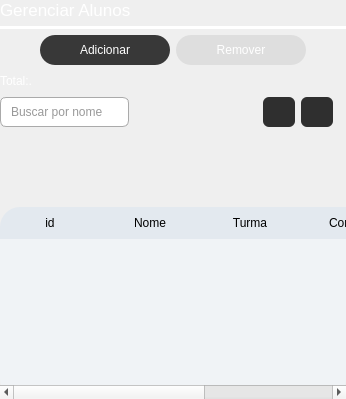
      <widget class="QWidget" name="page_student">
       <layout class="QVBoxLayout" name="verticalLayout_16">
        <property name="leftMargin">
         <number>0</number>
        </property>
        <property name="topMargin">
         <number>0</number>
        </property>
        <property name="rightMargin">
         <number>0</number>
        </property>
        <property name="bottomMargin">
         <number>0</number>
        </property>
        <item>
         <widget class="QLabel" name="label_manage_students">
          <property name="font">
           <font>
            <pointsize>13</pointsize>
           </font>
          </property>
          <property name="styleSheet">
           <string notr="true">color: rgb(255, 255, 255);</string>
          </property>
          <property name="text">
           <string>Gerenciar Alunos</string>
          </property>
         </widget>
        </item>
        <item>
         <widget class="Line" name="line_manage__students">
          <property name="styleSheet">
           <string notr="true"> border: none;
                        background: rgb(255, 255, 255);</string>
          </property>
          <property name="orientation">
           <enum>Qt::Orientation::Horizontal</enum>
          </property>
         </widget>
        </item>
        <item>
         <layout class="QHBoxLayout" name="layout_buttons_manage_students">
          <item>
           <spacer name="horizontalSpacer_9">
            <property name="orientation">
             <enum>Qt::Orientation::Horizontal</enum>
            </property>
            <property name="sizeHint" stdset="0">
             <size>
              <width>40</width>
              <height>20</height>
             </size>
            </property>
           </spacer>
          </item>
          <item>
           <widget class="QPushButton" name="btn_add_student">
            <property name="minimumSize">
             <size>
              <width>130</width>
              <height>30</height>
             </size>
            </property>
            <property name="maximumSize">
             <size>
              <width>250</width>
              <height>30</height>
             </size>
            </property>
            <property name="styleSheet">
             <string notr="true">QPushButton {
                            background: #383838;
                            color: white;
                            border-radius: 15px;
                            }

                            QPushButton:hover {
                            background-color: #303030;
                            color: white;
                            }

                            QPushButton:disabled{
                            background-color: rgb(222, 222, 222);
                            }</string>
            </property>
            <property name="text">
             <string>Adicionar</string>
            </property>
            <property name="icon">
             <iconset>
              <normaloff>../../../../../2tec/engagement-telegram/views/icons/plus.png</normaloff>../../../../../2tec/engagement-telegram/views/icons/plus.png</iconset>
            </property>
           </widget>
          </item>
          <item>
           <widget class="QPushButton" name="btn_remove_student">
            <property name="enabled">
             <bool>false</bool>
            </property>
            <property name="minimumSize">
             <size>
              <width>130</width>
              <height>30</height>
             </size>
            </property>
            <property name="maximumSize">
             <size>
              <width>250</width>
              <height>30</height>
             </size>
            </property>
            <property name="styleSheet">
             <string notr="true">QPushButton {
                            background: #383838;
                            color: white;
                            border-radius: 15px;
                            }

                            QPushButton:hover {
                            background-color: #303030;
                            color: white;
                            }

                            QPushButton:disabled{
                            background-color: rgb(222, 222, 222);
                            }</string>
            </property>
            <property name="text">
             <string>Remover</string>
            </property>
            <property name="icon">
             <iconset>
              <normaloff>../../../../../2tec/engagement-telegram/views/icons/delete.png</normaloff>../../../../../2tec/engagement-telegram/views/icons/delete.png</iconset>
            </property>
           </widget>
          </item>
          <item>
           <spacer name="horizontalSpacer_10">
            <property name="orientation">
             <enum>Qt::Orientation::Horizontal</enum>
            </property>
            <property name="sizeHint" stdset="0">
             <size>
              <width>40</width>
              <height>20</height>
             </size>
            </property>
           </spacer>
          </item>
         </layout>
        </item>
        <item>
         <layout class="QHBoxLayout" name="horizontalLayout_12">
          <item>
           <widget class="QLabel" name="label_student_filter">
            <property name="styleSheet">
             <string notr="true">color: rgb(255, 255, 255);</string>
            </property>
            <property name="text">
             <string>Total:.</string>
            </property>
           </widget>
          </item>
          <item>
           <spacer name="horizontalSpacer_13">
            <property name="orientation">
             <enum>Qt::Orientation::Horizontal</enum>
            </property>
            <property name="sizeHint" stdset="0">
             <size>
              <width>40</width>
              <height>20</height>
             </size>
            </property>
           </spacer>
          </item>
         </layout>
        </item>
        <item>
         <layout class="QHBoxLayout" name="horizontalLayout_8">
          <item>
           <layout class="QHBoxLayout" name="student_filter_layout"/>
          </item>
          <item>
           <widget class="QLineEdit" name="student_search_by_name">
            <property name="minimumSize">
             <size>
              <width>125</width>
              <height>30</height>
             </size>
            </property>
            <property name="maximumSize">
             <size>
              <width>250</width>
              <height>16777215</height>
             </size>
            </property>
            <property name="styleSheet">
             <string notr="true">QLineEdit {
    border: 1px solid #aaa;
    border-radius: 6px;
    padding: 4px 8px;
    background: #ffffff;
    color: #333333;
}
</string>
            </property>
            <property name="text">
             <string/>
            </property>
            <property name="placeholderText">
             <string>Buscar por nome</string>
            </property>
           </widget>
          </item>
          <item>
           <spacer name="horizontalSpacer_11">
            <property name="orientation">
             <enum>Qt::Orientation::Horizontal</enum>
            </property>
            <property name="sizeHint" stdset="0">
             <size>
              <width>40</width>
              <height>20</height>
             </size>
            </property>
           </spacer>
          </item>
          <item>
           <widget class="QPushButton" name="btn_student_view_card">
            <property name="enabled">
             <bool>true</bool>
            </property>
            <property name="minimumSize">
             <size>
              <width>30</width>
              <height>30</height>
             </size>
            </property>
            <property name="cursor">
             <cursorShape>PointingHandCursor</cursorShape>
            </property>
            <property name="styleSheet">
             <string notr="true">QPushButton {
background-color: #2f2f2f; border-radius: 6px;
                            }</string>
            </property>
            <property name="text">
             <string/>
            </property>
           </widget>
          </item>
          <item>
           <widget class="QPushButton" name="btn_student_view_table">
            <property name="enabled">
             <bool>true</bool>
            </property>
            <property name="minimumSize">
             <size>
              <width>30</width>
              <height>30</height>
             </size>
            </property>
            <property name="cursor">
             <cursorShape>PointingHandCursor</cursorShape>
            </property>
            <property name="styleSheet">
             <string notr="true">QPushButton {
background-color: #2f2f2f; border-radius: 6px;
                            }</string>
            </property>
            <property name="text">
             <string/>
            </property>
           </widget>
          </item>
          <item>
           <widget class="QLabel" name="label_7">
            <property name="text">
             <string/>
            </property>
           </widget>
          </item>
         </layout>
        </item>
        <item>
         <widget class="QScrollArea" name="cards_scroll_area">
          <property name="styleSheet">
           <string notr="true">border:none;</string>
          </property>
          <property name="widgetResizable">
           <bool>true</bool>
          </property>
          <widget class="QWidget" name="cards_container">
           <property name="geometry">
            <rect>
             <x>0</x>
             <y>0</y>
             <width>744</width>
             <height>306</height>
            </rect>
           </property>
           <layout class="QVBoxLayout" name="verticalLayout_22"/>
          </widget>
         </widget>
        </item>
        <item>
         <widget class="QTableWidget" name="table_students">
          <property name="styleSheet">
           <string notr="true">QTableWidget{
                                background: #F0F3F6;
                                border: none;
                                border-radius: 20px;
                                selection-background-color: #d5e3f2;
                                selection-color: inherit;
                                }

                                QHeaderView::section {
                                background-color: #E3E9EF;
                                border: none;
                                height: 32px;
                                }

                                QHeaderView::section:first {
                                border-top-left-radius: 20px;
                                }


                                QHeaderView::section:last {
                                border-top-right-radius: 20px;
                                }
                              </string>
          </property>
          <property name="editTriggers">
           <set>QAbstractItemView::EditTrigger::NoEditTriggers</set>
          </property>
          <property name="selectionMode">
           <enum>QAbstractItemView::SelectionMode::SingleSelection</enum>
          </property>
          <property name="selectionBehavior">
           <enum>QAbstractItemView::SelectionBehavior::SelectRows</enum>
          </property>
          <attribute name="horizontalHeaderStretchLastSection">
           <bool>true</bool>
          </attribute>
          <attribute name="verticalHeaderVisible">
           <bool>false</bool>
          </attribute>
          <attribute name="verticalHeaderDefaultSectionSize">
           <number>45</number>
          </attribute>
          <column>
           <property name="text">
            <string>id</string>
           </property>
          </column>
          <column>
           <property name="text">
            <string>Nome</string>
           </property>
          </column>
          <column>
           <property name="text">
            <string>Turma</string>
           </property>
          </column>
          <column>
           <property name="text">
            <string>Contato</string>
           </property>
          </column>
          <column>
           <property name="text">
            <string>Status</string>
           </property>
          </column>
         </widget>
        </item>
       </layout>
      </widget>
